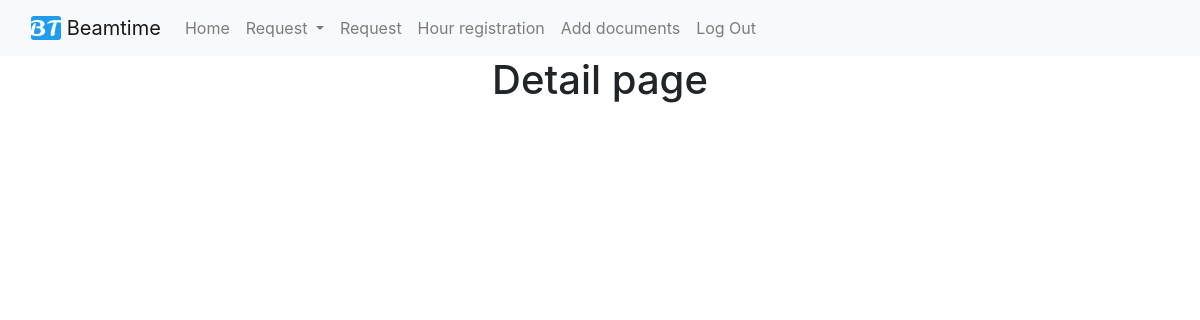
The app's page /beamrequest/zulu/detail/ (signed in), older data.
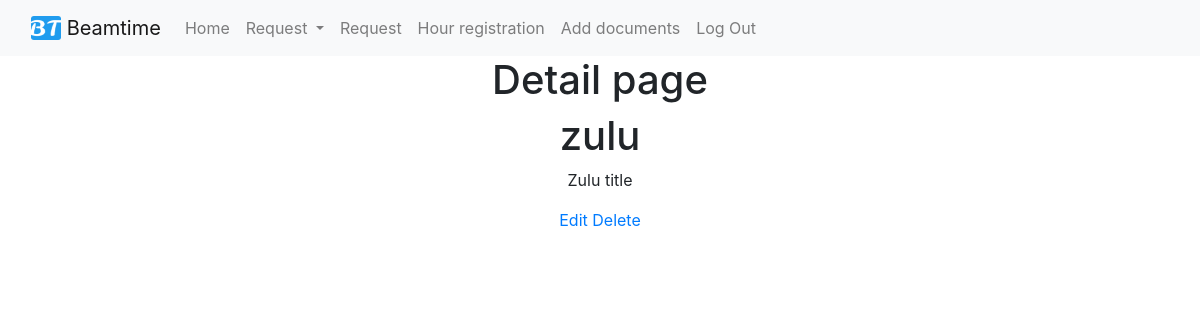
The same page, newer data.
### beamrequest/models.py (models this page shows, shortened)
class CreateBeamRequestModel(models.Model):
	SELECT		= 'Select'
	REQUEST		= 'Request'
	TENTATIVE	= 'Tentavive'
	ACCEPTED	= 'Accepted'
	CONFIRMED	= 'Confirmed'
	CANCELLED	= 'Cancelled'
	COMPLETED	= 'Completed'
	QUEUED		= 'Queued'
	STATUS_CHOICES = [
		(SELECT, ('Select an option')),
		(REQUEST, ('Request')),
		(TENTATIVE, ('Tentative')),
		(ACCEPTED,  ('Accepted')),
		(CONFIRMED, ('Confirmed')),
		(CANCELLED, ('Cancelled')),
		(COMPLETED, ('Completed')),
		(QUEUED, ('Queued')),
	]
	DIFBEAMS_CHOICES = [tuple([x,x]) for x in range(1,5)]
	SHIFTS_CHOICES = [tuple([x,x]) for x in range(1,17)]
	Project_Code = models.CharField(unique=True, max_length=20, blank = True)
	Pac_Rate = models.CharField(max_length=10, blank = True)
	Partrec_Contact_Name = models.CharField(max_length=50, blank = True)
	Partrec_Contact_Email = models.EmailField(blank = True)
	Previous_Experiment = models.CharField(max_length=200, blank = True)
	Status = models.CharField(max_length=25, choices=STATUS_CHOICES, default='SELECT')
	Project_Title = models.CharField(max_length=100, blank = True)
	Spokesperson_Name = models.CharField(max_length=50, blank = True)
	Spokesperson_Adress = models.CharField(max_length=50, blank = True)
	Spokesperson_Phonenumber = models.CharField(max_length=20, blank = True)
	Spokesperson_Email = models.EmailField(blank = True)
	Collaborator_Name = models.TextField(blank = True)
	Collaborator_Nationality = models.TextField(blank = True)
	Collaborator_Home_Institute = models.TextField(blank = True)
	Different_Beams = models.IntegerField(choices=DIFBEAMS_CHOICES, default='1')
	Shifts = models.IntegerField(choices=SHIFTS_CHOICES, default='1')
	Ion_Species = models.ForeignKey(IonSpecies, on_delete=models.CASCADE)
	Energy = ChainedForeignKey(Energys, chained_field="Ion_Species", chained_model_field="Ion_Species",	show_all=False,	auto_choose=True)
	Flux = models.CharField(max_length=50, blank = True, null = True)
	Start_Date = models.DateTimeField(blank = True, null=True)
	End_Date = models.DateTimeField(blank = True, null=True)
	Requiered_Equipment = models.TextField(blank = True)
	Special_Requirements = models.TextField(blank = True)
	Special_Safety_Procedures = models.TextField(blank = True)
	Lab_Support_Requirements = models.TextField(blank = True)
	Funded = models.CharField(max_length=20, blank = True)
	Summary = models.TextField(blank = True)

### beamrequest/views.py (the view)
# urls.py: path('<str:Project_Code>/detail/', beam_request_detail_page, name='detail'),
@staff_member_required
def beam_request_detail_page(request, Project_Code):
    page_title = 'Detail page'
    qs = CreateBeamRequestModel.objects.filter(Project_Code = Project_Code)
    template_name = 'beam_request_detail.html'
    context = {'title': page_title, 'object_list': qs}
    return render(request, template_name, context)

### templates/beam_request_detail.html
{% extends "base.html" %}
{% block content %}
{% for object in object_list %}
<h1>{{ object.Project_Code }}</h1>
<p>{{ object.Project_Title }}</p>
		<a href='/beamrequest/{{object.Project_Code}}/update/'>Edit</a>
		<a href='/beamrequest/{{object.Project_Code}}/delete/'>Delete</a>
{% endfor %}
{% endblock %}

Row changes from the older to the newer data that the page shows:
now on this page (row edited): CreateBeamRequestModel: Project_Code "zulu", Project_Title "Zulu title"
